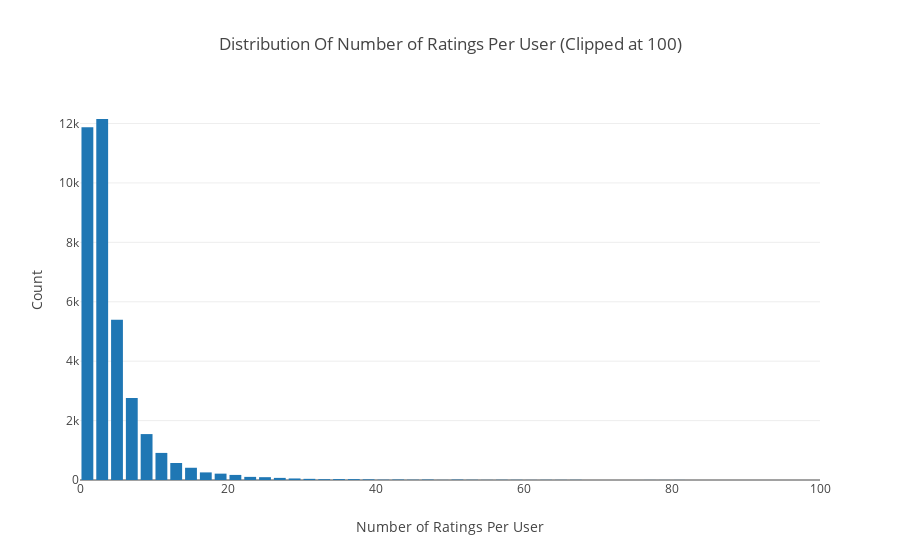

The notebook cell this image was saved under:
### Code cell
# Number of ratings per item
data = df.groupby('user')['rating'].count().clip(upper=100)

# Create trace
trace = go.Histogram(x = data.values,
                     name = 'Ratings',
                     xbins = dict(start = 0,
                                  end = 100,
                                  size = 2))
# Create layout
layout = go.Layout(title = 'Distribution Of Number of Ratings Per User (Clipped at 100)',
                   xaxis = dict(title = 'Number of Ratings Per User'),
                   yaxis = dict(title = 'Count'),
                   bargap = 0.2)

# Create plot
fig = go.Figure(data=[trace], layout=layout)
iplot(fig)

### Figure 1 — Plotly figure (JSON) as saved in the notebook; plotly's stock layout.template omitted (floating-point values rounded to 4 significant figures; data arrays with more than 128 entries replaced by an {"elided": "..."} marker saying what was removed)
{"data": [{"name": "Ratings", "type": "histogram", "uid": "f3cf71d5-def2-46ca-8a19-519aa8c609af", "x": {"elided": "36860 int values"}, "xbins": {"end": 100, "size": 2, "start": 0}}], "layout": {"bargap": 0.2, "title": {"text": "Distribution Of Number of Ratings Per User (Clipped at 100)"}, "xaxis": {"title": {"text": "Number of Ratings Per User"}}, "yaxis": {"title": {"text": "Count"}}}}
